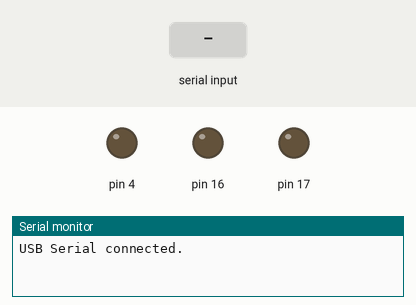
Bench run of a sketch on a simulated Arduino Uno, built with avr-gcc and run on an emulated ATmega328P. On the bench: output pins drawn as LEDs (lit = HIGH), the last lines printed to the serial monitor. Inputs (shaded band) come from the test bench.

Above: at 4.2 s.
4.3 s: "red" received over Serial
At 6.8 s:
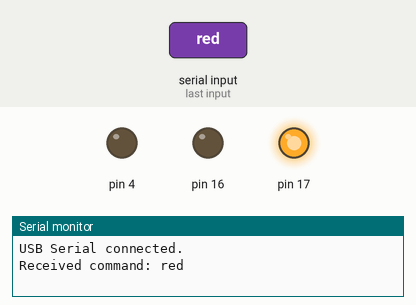
7.3 s: "yellow" received over Serial
At 10.0 s:
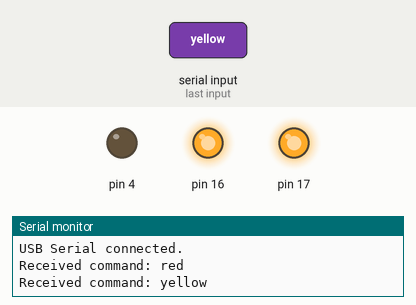
10.3 s: "green" received over Serial
At 12.5 s:
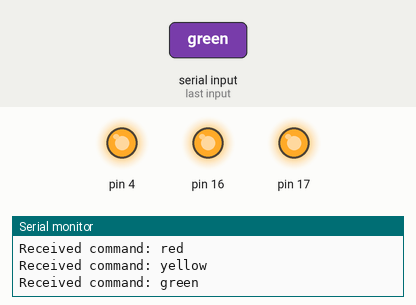
Timing chart, 0 to 14.0 s (numbered marks = the images above; inputs shaded):
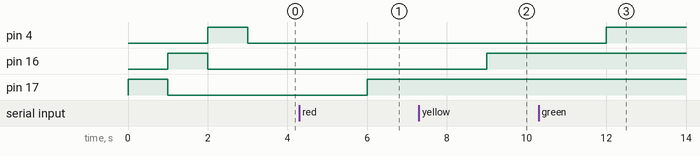

The sketch:

led_light_ctrl.ino
```cpp
void setup() {
  // 初始化串口通信
  Serial.begin(115200);

  // 等待 USB 串口連接
  while (!Serial);
  Serial.println("USB Serial connected.");

  // 腳位設定
  pinMode(17, OUTPUT); // 17號腳位:紅燈
  pinMode(16, OUTPUT); // 16號腳位:黃燈
  pinMode(4, OUTPUT); // 4號腳位:綠燈

  // 亮燈測試功能是否正常
  light_test();
}


// 亮燈測試功能是否正常
void light_test() {

  // 測試紅燈開關
  digitalWrite(17, HIGH);
  delay(1000);
  digitalWrite(17, LOW);

  // 測試紅燈開關
  digitalWrite(16, HIGH);
  delay(1000);
  digitalWrite(16, LOW);

  // 測試紅燈開關
  digitalWrite(4, HIGH);
  delay(1000);
  digitalWrite(4, LOW);
}


void loop() {

  String data = "";

  // 從 PC 獲取數據
  if (Serial.available()) {
    data = Serial.readString();
    Serial.println("Received command: " + data);
  } else {
    String data = "";
  }

  // 判斷指令
  if (data == "red") {
    digitalWrite(17, HIGH); // 亮紅燈

  } else if (data == "yellow") {
    digitalWrite(16, HIGH); // 亮黃燈

  } else if (data == "green") {
    digitalWrite(4, HIGH); // 亮綠燈

  } else if (data == "off") {
    digitalWrite(17, LOW); // 燈號關閉
    digitalWrite(16, LOW);
    digitalWrite(4, LOW);

  } else if (data == "") {

  } else {
    Serial.println("Unknown command: " + data);
  }

  delay(1000);
}
```

Measured:
- after the input at 4.3 s, pin 17: LOW → HIGH after 1.7 s
- after the input at 7.3 s, pin 16: LOW → HIGH after 1.7 s
- after the input at 10.3 s, pin 4: LOW → HIGH after 1.7 s
